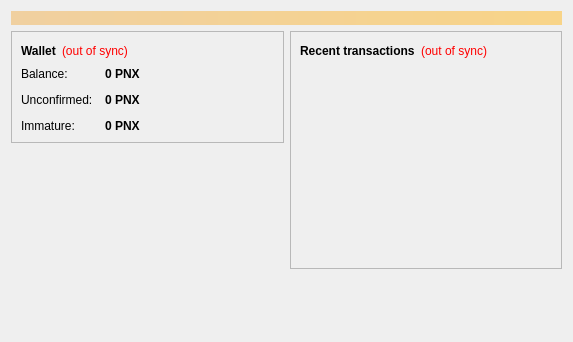
<?xml version="1.0" encoding="UTF-8"?>
<ui version="4.0">
 <class>OverviewPage</class>
 <widget class="QWidget" name="OverviewPage">
  <property name="geometry">
   <rect>
    <x>0</x>
    <y>0</y>
    <width>573</width>
    <height>342</height>
   </rect>
  </property>
  <property name="windowTitle">
   <string>Form</string>
  </property>
  <layout class="QVBoxLayout" name="topLayout">
   <item>
    <widget class="QLabel" name="labelAlerts">
     <property name="visible">
      <bool>false</bool>
     </property>
     <property name="styleSheet">
      <string notr="true">background-color: qlineargradient(x1: 0, y1: 0, x2: 1, y2: 0, stop:0 #F0D0A0, stop:1 #F8D488); color:#000000;</string>
     </property>
     <property name="wordWrap">
      <bool>true</bool>
     </property>
     <property name="margin">
      <number>3</number>
     </property>
    </widget>
   </item>
   <item>
    <layout class="QHBoxLayout" name="horizontalLayout" stretch="1,1">
     <item>
      <layout class="QVBoxLayout" name="verticalLayout_2">
       <item>
        <widget class="QFrame" name="frame">
         <property name="frameShape">
          <enum>QFrame::StyledPanel</enum>
         </property>
         <property name="frameShadow">
          <enum>QFrame::Raised</enum>
         </property>
         <layout class="QVBoxLayout" name="verticalLayout_4">
          <item>
           <layout class="QHBoxLayout" name="horizontalLayout_4">
            <item>
             <widget class="QLabel" name="label_5">
              <property name="font">
               <font>
                <weight>75</weight>
                <bold>true</bold>
               </font>
              </property>
              <property name="text">
               <string>Wallet</string>
              </property>
             </widget>
            </item>
            <item>
             <widget class="QLabel" name="labelWalletStatus">
              <property name="toolTip">
               <string>The displayed information may be out of date. Your wallet automatically synchronizes with the PhoenixCoin network after a connection is established, but this process has not completed yet.</string>
              </property>
              <property name="styleSheet">
               <string notr="true">QLabel { color: red; }</string>
              </property>
              <property name="text">
               <string notr="true">(out of sync)</string>
              </property>
              <property name="alignment">
               <set>Qt::AlignLeading|Qt::AlignLeft|Qt::AlignVCenter</set>
              </property>
             </widget>
            </item>
            <item>
             <spacer name="horizontalSpacer_2">
              <property name="orientation">
               <enum>Qt::Horizontal</enum>
              </property>
              <property name="sizeHint" stdset="0">
               <size>
                <width>40</width>
                <height>20</height>
               </size>
              </property>
             </spacer>
            </item>
           </layout>
          </item>
          <item>
           <layout class="QFormLayout" name="formLayout_2">
            <property name="fieldGrowthPolicy">
             <enum>QFormLayout::AllNonFixedFieldsGrow</enum>
            </property>
            <property name="horizontalSpacing">
             <number>12</number>
            </property>
            <property name="verticalSpacing">
             <number>12</number>
            </property>
            <item row="0" column="0">
             <widget class="QLabel" name="label">
              <property name="text">
               <string>Balance:</string>
              </property>
             </widget>
            </item>
            <item row="0" column="1">
             <widget class="QLabel" name="labelBalance">
              <property name="font">
               <font>
                <weight>75</weight>
                <bold>true</bold>
               </font>
              </property>
              <property name="cursor">
               <cursorShape>IBeamCursor</cursorShape>
              </property>
              <property name="toolTip">
               <string>Your current balance</string>
              </property>
              <property name="text">
               <string notr="true">0 PNX</string>
              </property>
              <property name="textInteractionFlags">
               <set>Qt::LinksAccessibleByMouse|Qt::TextSelectableByKeyboard|Qt::TextSelectableByMouse</set>
              </property>
             </widget>
            </item>
            <item row="1" column="0">
             <widget class="QLabel" name="label_3">
              <property name="text">
               <string>Unconfirmed:</string>
              </property>
             </widget>
            </item>
            <item row="1" column="1">
             <widget class="QLabel" name="labelUnconfirmed">
              <property name="font">
               <font>
                <weight>75</weight>
                <bold>true</bold>
               </font>
              </property>
              <property name="cursor">
               <cursorShape>IBeamCursor</cursorShape>
              </property>
              <property name="toolTip">
               <string>Total of transactions that have yet to be confirmed, and do not yet count toward the current balance</string>
              </property>
              <property name="text">
               <string notr="true">0 PNX</string>
              </property>
              <property name="textInteractionFlags">
               <set>Qt::LinksAccessibleByMouse|Qt::TextSelectableByKeyboard|Qt::TextSelectableByMouse</set>
              </property>
             </widget>
            </item>
            <item row="2" column="0">
             <widget class="QLabel" name="labelImmatureText">
              <property name="text">
               <string>Immature:</string>
              </property>
             </widget>
            </item>
            <item row="2" column="1">
             <widget class="QLabel" name="labelImmature">
              <property name="font">
               <font>
                <weight>75</weight>
                <bold>true</bold>
               </font>
              </property>
              <property name="toolTip">
               <string>Mined balance that has not yet matured</string>
              </property>
              <property name="text">
               <string notr="true">0 PNX</string>
              </property>
              <property name="textInteractionFlags">
               <set>Qt::LinksAccessibleByMouse|Qt::TextSelectableByKeyboard|Qt::TextSelectableByMouse</set>
              </property>
             </widget>
            </item>
           </layout>
          </item>
         </layout>
        </widget>
       </item>
       <item>
        <spacer name="verticalSpacer">
         <property name="orientation">
          <enum>Qt::Vertical</enum>
         </property>
         <property name="sizeHint" stdset="0">
          <size>
           <width>20</width>
           <height>40</height>
          </size>
         </property>
        </spacer>
       </item>
      </layout>
     </item>
     <item>
      <layout class="QVBoxLayout" name="verticalLayout_3">
       <item>
        <widget class="QFrame" name="frame_2">
         <property name="frameShape">
          <enum>QFrame::StyledPanel</enum>
         </property>
         <property name="frameShadow">
          <enum>QFrame::Raised</enum>
         </property>
         <layout class="QVBoxLayout" name="verticalLayout">
          <item>
           <layout class="QHBoxLayout" name="horizontalLayout_2">
            <item>
             <widget class="QLabel" name="label_4">
              <property name="text">
               <string>&lt;b&gt;Recent transactions&lt;/b&gt;</string>
              </property>
             </widget>
            </item>
            <item>
             <widget class="QLabel" name="labelTransactionsStatus">
              <property name="toolTip">
               <string>The displayed information may be out of date. Your wallet automatically synchronizes with the PhoenixCoin network after a connection is established, but this process has not completed yet.</string>
              </property>
              <property name="styleSheet">
               <string notr="true">QLabel { color: red; }</string>
              </property>
              <property name="text">
               <string notr="true">(out of sync)</string>
              </property>
              <property name="alignment">
               <set>Qt::AlignRight|Qt::AlignTrailing|Qt::AlignVCenter</set>
              </property>
             </widget>
            </item>
            <item>
             <spacer name="horizontalSpacer">
              <property name="orientation">
               <enum>Qt::Horizontal</enum>
              </property>
              <property name="sizeHint" stdset="0">
               <size>
                <width>40</width>
                <height>20</height>
               </size>
              </property>
             </spacer>
            </item>
           </layout>
          </item>
          <item>
           <widget class="QListView" name="listTransactions">
            <property name="styleSheet">
             <string notr="true">QListView { background: transparent; }</string>
            </property>
            <property name="frameShape">
             <enum>QFrame::NoFrame</enum>
            </property>
            <property name="verticalScrollBarPolicy">
             <enum>Qt::ScrollBarAlwaysOff</enum>
            </property>
            <property name="horizontalScrollBarPolicy">
             <enum>Qt::ScrollBarAlwaysOff</enum>
            </property>
            <property name="selectionMode">
             <enum>QAbstractItemView::NoSelection</enum>
            </property>
           </widget>
          </item>
         </layout>
        </widget>
       </item>
       <item>
        <spacer name="verticalSpacer_2">
         <property name="orientation">
          <enum>Qt::Vertical</enum>
         </property>
         <property name="sizeHint" stdset="0">
          <size>
           <width>20</width>
           <height>40</height>
          </size>
         </property>
        </spacer>
       </item>
      </layout>
     </item>
    </layout>
   </item>
  </layout>
 </widget>
 <resources/>
 <connections/>
</ui>
